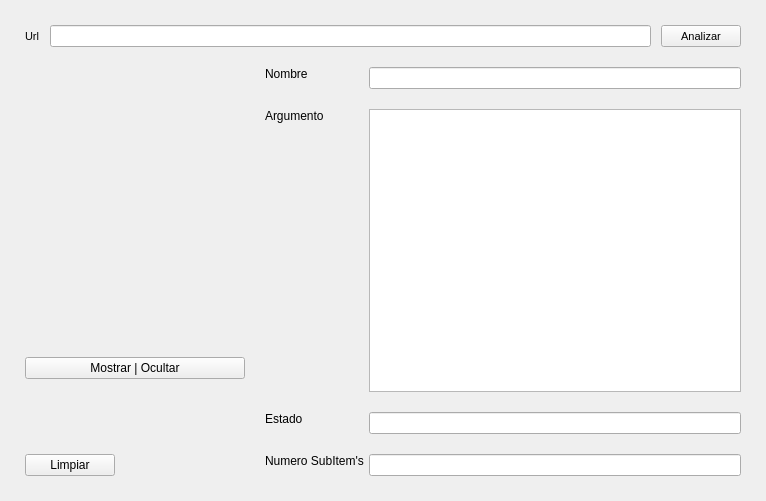
<?xml version="1.0" encoding="UTF-8"?>
<ui version="4.0">
 <class>AppAnalisis</class>
 <widget class="QWidget" name="AppAnalisis">
  <property name="geometry">
   <rect>
    <x>0</x>
    <y>0</y>
    <width>766</width>
    <height>501</height>
   </rect>
  </property>
  <property name="windowTitle">
   <string>Form</string>
  </property>
  <property name="autoFillBackground">
   <bool>true</bool>
  </property>
  <property name="styleSheet">
   <string notr="true"/>
  </property>
  <layout class="QVBoxLayout" name="verticalLayout_2">
   <property name="spacing">
    <number>20</number>
   </property>
   <property name="leftMargin">
    <number>25</number>
   </property>
   <property name="topMargin">
    <number>25</number>
   </property>
   <property name="rightMargin">
    <number>25</number>
   </property>
   <property name="bottomMargin">
    <number>25</number>
   </property>
   <item>
    <layout class="QHBoxLayout" name="horizontalLayout">
     <property name="spacing">
      <number>10</number>
     </property>
     <item>
      <widget class="QLabel" name="label_2">
       <property name="font">
        <font>
         <pointsize>8</pointsize>
        </font>
       </property>
       <property name="text">
        <string>Url</string>
       </property>
      </widget>
     </item>
     <item>
      <widget class="QLineEdit" name="lineEdit">
       <property name="maximumSize">
        <size>
         <width>16777215</width>
         <height>25</height>
        </size>
       </property>
       <property name="font">
        <font>
         <pointsize>8</pointsize>
        </font>
       </property>
       <property name="styleSheet">
        <string notr="true"/>
       </property>
      </widget>
     </item>
     <item>
      <widget class="QPushButton" name="btnAnalizar">
       <property name="minimumSize">
        <size>
         <width>80</width>
         <height>0</height>
        </size>
       </property>
       <property name="maximumSize">
        <size>
         <width>90</width>
         <height>25</height>
        </size>
       </property>
       <property name="font">
        <font>
         <pointsize>8</pointsize>
        </font>
       </property>
       <property name="styleSheet">
        <string notr="true"/>
       </property>
       <property name="text">
        <string>Analizar</string>
       </property>
      </widget>
     </item>
    </layout>
   </item>
   <item>
    <layout class="QHBoxLayout" name="horizontalLayout_2">
     <property name="spacing">
      <number>20</number>
     </property>
     <item>
      <layout class="QVBoxLayout" name="verticalLayout">
       <property name="spacing">
        <number>0</number>
       </property>
       <item>
        <widget class="QLabel" name="label_7">
         <property name="minimumSize">
          <size>
           <width>220</width>
           <height>290</height>
          </size>
         </property>
         <property name="styleSheet">
          <string notr="true">	border-style: solid;</string>
         </property>
         <property name="text">
          <string/>
         </property>
        </widget>
       </item>
       <item>
        <widget class="QPushButton" name="pushButton">
         <property name="text">
          <string>Mostrar | Ocultar</string>
         </property>
        </widget>
       </item>
       <item>
        <spacer name="verticalSpacer">
         <property name="orientation">
          <enum>Qt::Vertical</enum>
         </property>
         <property name="sizeHint" stdset="0">
          <size>
           <width>20</width>
           <height>40</height>
          </size>
         </property>
        </spacer>
       </item>
       <item>
        <widget class="QPushButton" name="pushButton_2">
         <property name="maximumSize">
          <size>
           <width>90</width>
           <height>16777215</height>
          </size>
         </property>
         <property name="text">
          <string>Limpiar</string>
         </property>
         <property name="autoDefault">
          <bool>false</bool>
         </property>
         <property name="default">
          <bool>false</bool>
         </property>
         <property name="flat">
          <bool>false</bool>
         </property>
        </widget>
       </item>
      </layout>
     </item>
     <item>
      <layout class="QGridLayout" name="gridLayout">
       <property name="horizontalSpacing">
        <number>5</number>
       </property>
       <property name="verticalSpacing">
        <number>20</number>
       </property>
       <item row="3" column="0">
        <widget class="QLabel" name="label_6">
         <property name="text">
          <string>Numero SubItem's</string>
         </property>
         <property name="alignment">
          <set>Qt::AlignLeading|Qt::AlignLeft|Qt::AlignTop</set>
         </property>
        </widget>
       </item>
       <item row="2" column="0">
        <widget class="QLabel" name="label_5">
         <property name="text">
          <string>Estado</string>
         </property>
         <property name="alignment">
          <set>Qt::AlignLeading|Qt::AlignLeft|Qt::AlignTop</set>
         </property>
        </widget>
       </item>
       <item row="1" column="0">
        <widget class="QLabel" name="label_4">
         <property name="text">
          <string>Argumento</string>
         </property>
         <property name="alignment">
          <set>Qt::AlignLeading|Qt::AlignLeft|Qt::AlignTop</set>
         </property>
        </widget>
       </item>
       <item row="0" column="0">
        <widget class="QLabel" name="label_3">
         <property name="text">
          <string>Nombre</string>
         </property>
         <property name="alignment">
          <set>Qt::AlignLeading|Qt::AlignLeft|Qt::AlignTop</set>
         </property>
        </widget>
       </item>
       <item row="2" column="1">
        <widget class="QLineEdit" name="lineEdit_3">
         <property name="readOnly">
          <bool>true</bool>
         </property>
        </widget>
       </item>
       <item row="0" column="1">
        <widget class="QLineEdit" name="lineEdit_2">
         <property name="readOnly">
          <bool>true</bool>
         </property>
        </widget>
       </item>
       <item row="3" column="1">
        <widget class="QLineEdit" name="lineEdit_4">
         <property name="readOnly">
          <bool>true</bool>
         </property>
        </widget>
       </item>
       <item row="1" column="1">
        <widget class="QTextBrowser" name="textBrowser"/>
       </item>
      </layout>
     </item>
    </layout>
   </item>
  </layout>
 </widget>
 <resources/>
 <connections/>
</ui>
